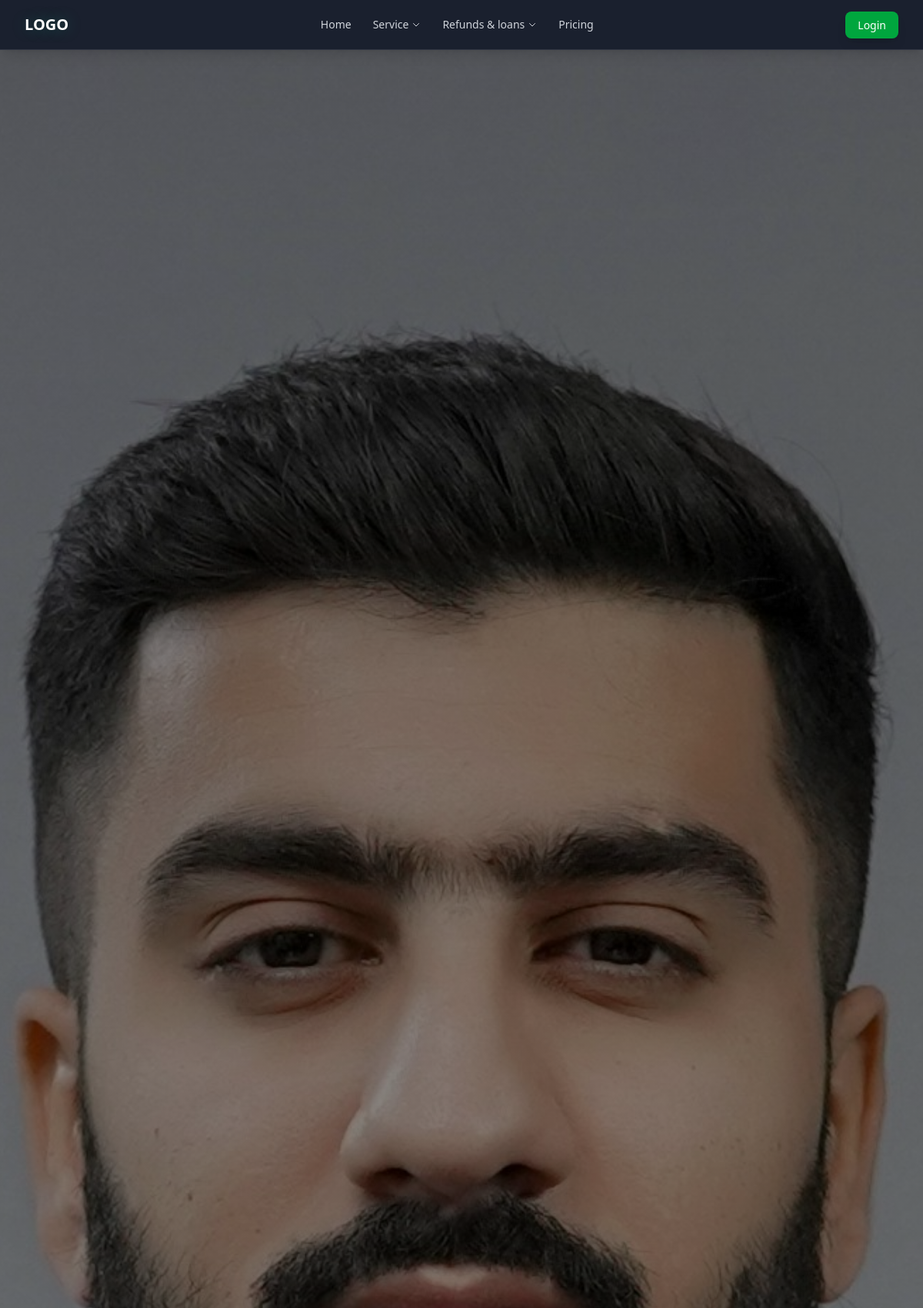
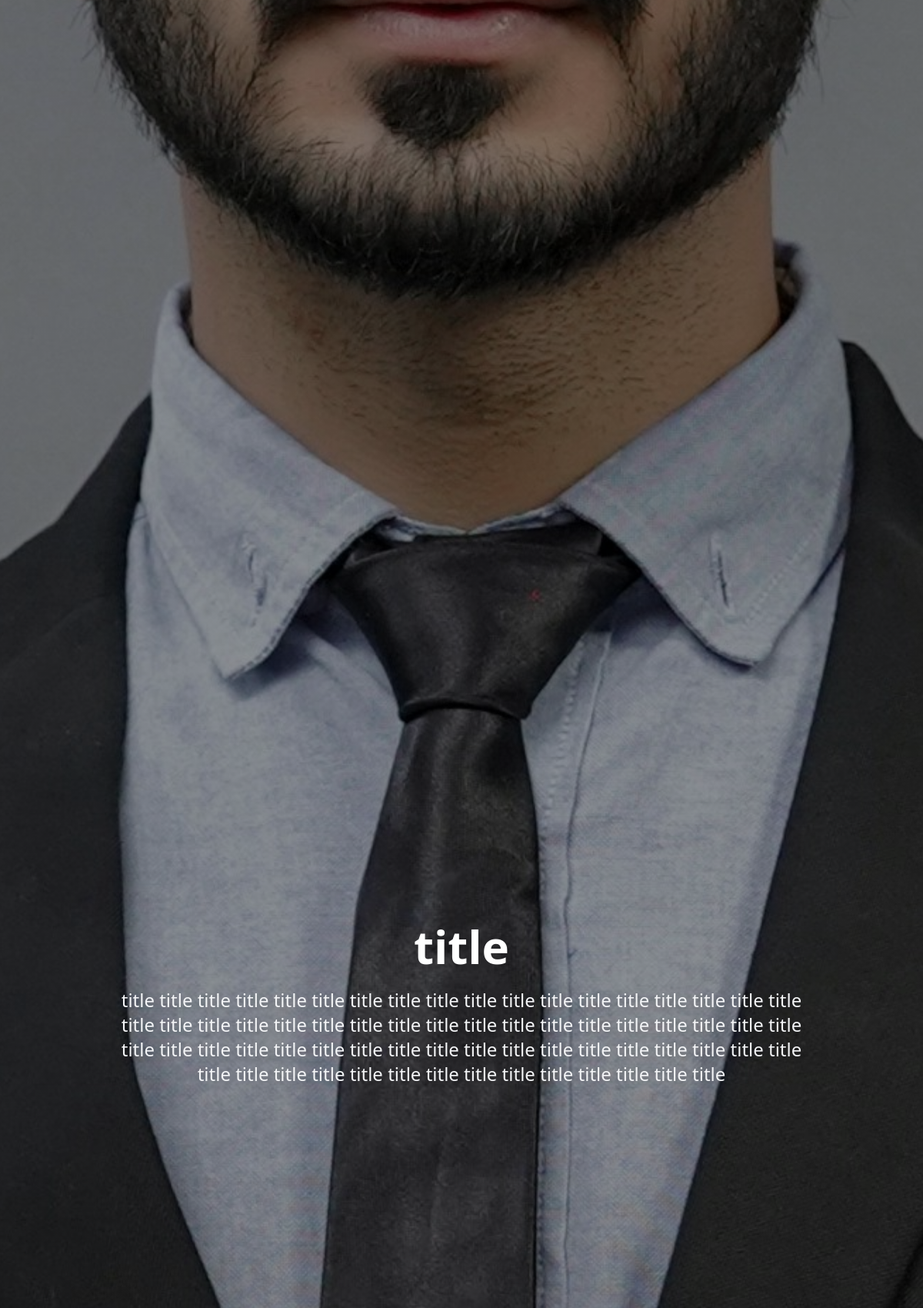
Screenshot of /blog/ (upper part) with the database file from the repository (2 pictures, top to bottom).
### main/models.py (models this page shows, shortened)
class CommonHeaderModel(models.Model):
    title=models.CharField(max_length=200)
    description=models.TextField()
    image=models.ImageField(upload_to='common_header_images/',null=True,blank=True)
    class Meta:
        abstract = True

class BlogPage(CommonHeaderModel):
    pass

### main/views.py (the view)
# urls.py: path('blog/', views.blog, name='blog'),
def blog(request):
    blog =Blog.objects.all()
    blog_page=BlogPage.objects.last()
    context ={
        'blog':blog,
        'blog_page':blog_page,
    }
    return render(request, 'nav info/blog.html',context)

### templates/nav info/blog.html (shortened to what this page needs)
{% extends 'base.html' %}
{% load static %}
{% block content %}
{% if blog_page %}
<section class="relative h-screen w-full overflow-hidden">
    {% if blog_page.image %}
    <div class="absolute inset-0 bg-cover bg-center bg-no-repeat"
         style="background-image: url('{{ blog_page.image.url }}');">
    </div>
    <div class="absolute inset-0 bg-gradient-to-b from-black/50 via-black/40 to-black/60"></div>
    {% else %}
    <div class="absolute inset-0 bg-gradient-to-br from-gray-800 to-gray-900"></div>
    {% endif %}
    <div class="relative h-full flex items-center justify-center px-4 sm:px-6 lg:px-8 z-10">
        <div class="max-w-4xl text-center text-white">
            <h1 class="text-4xl sm:text-5xl md:text-6xl font-bold mb-6 drop-shadow-lg">
                {{ blog_page.title }}
            </h1>
            <p class="text-lg sm:text-xl md:text-2xl text-gray-100 drop-shadow-md">
                {{ blog_page.description }}
            </p>
        </div>
    </div>
</section>
{% endif %}
{% endblock %}

### templates/base.html (style rules this page uses)
html { scroll-behavior: smooth; }

### rows the page displays
BlogPage: image (picture), title "title", description "title title title title title title title title title title title title title title title title title title title title title title title title title title title title title title title title title title title title title title title title title title title title title title title title title title title title title title title title title title title title title title title title title title title title"
